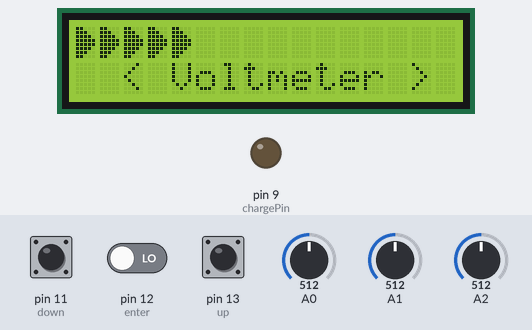
Simulated run of this sketch. Board: Arduino Uno, built with avr-gcc and run on an emulated ATmega328P. On the bench: 16×2 character LCD, output pins drawn as LEDs (lit = HIGH). Inputs (shaded band) come from the test bench; at power-on: pin 12 (enter) LOW, pin 11 (down) LOW, pin 13 (up) LOW, A2 = 512, A0 = 512, A1 = 512. What the sketch prints to the serial monitor is not drawn.

Above: at 2.3 s.
2.4 s: pin 12 (enter) driven HIGH
5.4 s: pin 11 (down) pulled HIGH for 3.2 s
At 8.2 s:
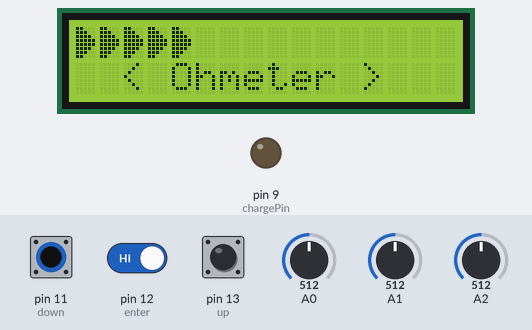
At 10.2 s:
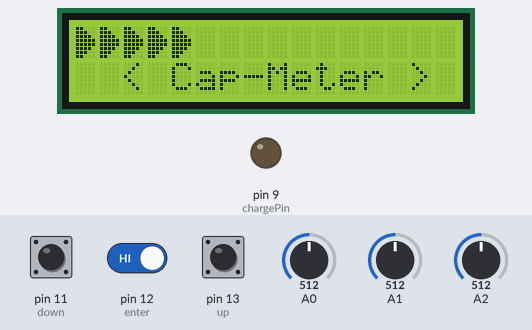
11.6 s: pin 13 (up) pulled HIGH for 3.2 s
At 14.0 s:
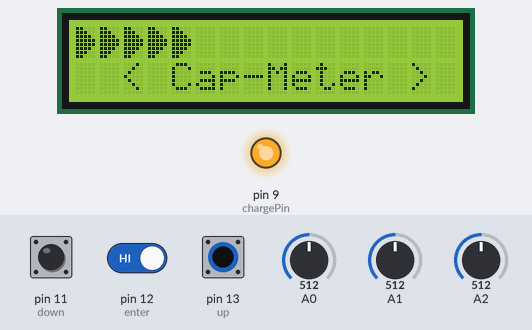
At 15.9 s:
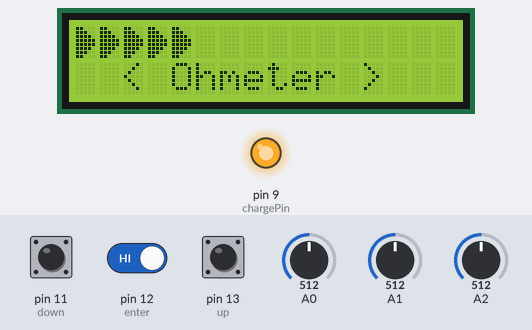
17.8 s: A2 set to 0
20.8 s: A2 set to 122
23.8 s: A2 set to 1023
Timing chart, 0 to 26.8 s (numbered marks = the images above; inputs shaded):
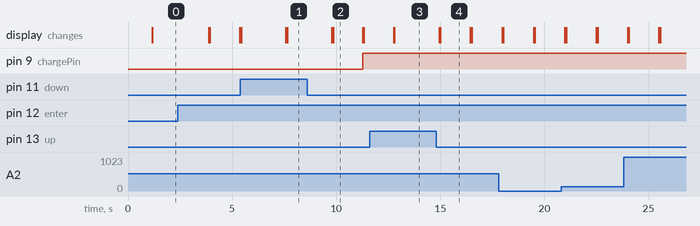

The sketch:

Multimeter.ino
```cpp
#include <LiquidCrystal_I2C.h>

LiquidCrystal_I2C lcd(0x3F,16,4);
#define NOF 3

byte up = 13;
byte enter = 12;
byte down = 11;
byte back = 10;
byte page=0;

  byte chargePin = 9;
byte dischargePin=8;
boolean tst1 = true;
boolean tst2 = true;
unsigned long Btime=0;
unsigned long Etime=0;
double cap=0;
double Time=0;

String opt[NOF]={"< Voltmeter >","< Ohmeter >","< Cap-Meter >"};
byte y = 0;
byte bullet[8] = {

   0b11000,
 0b11100,
 0b11110,
 0b11111,
 0b11111,
 0b11110,
 0b11100,
 0b11000
  };

void setup() {
  // put your setup code here, to run once:

  Serial.begin(9600);
  Serial.println("Multimeter");
  lcd.init();
  lcd.begin(16,2);
  lcd.createChar(1,bullet);
  lcd.backlight();
  lcd.setCursor(4,0);
  lcd.print("Multimeter");
    pinMode(up,INPUT);
  pinMode(enter,INPUT);
  pinMode(down,INPUT);
   pinMode(back,INPUT);
   pinMode(chargePin,OUTPUT);

  delay(1000);
  lcd.clear();


}


void loop() {
  // put your main code here, to run repeatedly:
  if(page == 0) MenuPage();
  else if (page == 1) voltmeter();
   else if (page == 2) ohmeter();
    else if (page == 3) capMeter();
delay(20);
}

void MenuPage(){
lcd.clear();
lcd.setCursor(0,0);
lcd.write(1);
lcd.setCursor(1,0);
lcd.write(1);
lcd.setCursor(2,0);
lcd.write(1);
lcd.setCursor(3,0);
lcd.write(1);
lcd.setCursor(4,0);
lcd.write(1);
lcd.setCursor(2,1);
lcd.print(opt[y]);

  if(digitalRead(up)== HIGH) {
  delay(700);
      Serial.println("Button Pressed");
    if(y == 0);
    else
      y--;


  }
  if(digitalRead(enter)== HIGH) {

    delay(700);
     Serial.println("Button Pressed");
      if(y == 0) page = 1;
      else if (y== 1) page = 2;
      else if (y==2) page = 3;
    }

   if(digitalRead(down)== HIGH) {
    delay(700);
        Serial.println("Button Pressed");
    if(y==(NOF-1));
    else
      y++;
    }

  }
 void voltmeter(){
  if(digitalRead(enter)== HIGH) {

     delay(700);
          Serial.println("Button Pressed");
          lcd.clear();
      page = 0;
    }

  lcd.clear();
   float volt = analogRead(A1);
    volt = (volt*5)/470.5;

    volt = constrain(volt,0,9);

   lcd.setCursor(0,0);
    lcd.print("Voltage: ");
     lcd.setCursor(0,1);
    lcd.print(String(volt)+"v");
    Serial.println(volt);
    delay(20);


  }


  String SRes="";
 void ohmeter(){


  if(digitalRead(enter)== HIGH) {

     delay(700);
          Serial.println("Button Pressed");
          lcd.clear();
      page = 0;
    }

 lcd.clear();
  float Res = analogRead(A2);
float Rvolt = (Res/1023)*5;

Res = (5000/Rvolt) - 1000;
if(Rvolt == 0){
   SRes = "Insert A Resistor";
  }
else if(Res >= 1000){
Res = Res/1000;

SRes = String(Res);
SRes += "K";

}
else if(Res < 1000) {

  SRes = String(Res);
  }

lcd.setCursor(0,0);
lcd.print("Resistor: ");
lcd.setCursor(0,1);
lcd.print(SRes);

delay(20);


  }


 void capMeter(){

  //Serial.println(analogRead(A0));

  if(digitalRead(enter)== HIGH) {

     delay(700);
          Serial.println("Button Pressed");
          lcd.clear();
      page = 0;
    }

  lcd.clear();
digitalWrite(chargePin,HIGH);
  if(tst1 == true){
  Btime = millis();
  tst1 = false;
  }
  if(analogRead(A0)<375){


     if(tst2 == true){
    Etime = millis();
    tst2 = false;
    }

  Time = Etime - Btime;
   cap = (Time/10000*1000)+(0.07*(Time/10000*1000));

//    Serial.print("Btime: "); Serial.println(Btime);
//    Serial.print("Etime: "); Serial.println(Etime);
//    Serial.print("Time: "); Serial.println(Time);

    Serial.print("Capacitance: "); Serial.println(cap);
    lcd.setCursor(0,0);
lcd.print("Capacitance: ");
lcd.setCursor(0,1);
lcd.print(cap);

      digitalWrite(chargePin,LOW);
  pinMode(dischargePin,OUTPUT);
  digitalWrite(dischargePin,LOW);
  while(analogRead(A0)>0);
  pinMode(dischargePin,INPUT);

    tst1 = true;
    tst2 = true;
  delay(80);
    }

  }
```

Measured:
- after the input at 5.4 s, pin 9 (chargePin): LOW → HIGH after 5.9 s
- after the input at 11.6 s, the display: first differs from a run without the input after 3.3 s (image 4 shows a later state)
- what the display in image 2 shows lasts 1.4 s, from 9.9 s to 11.3 s
